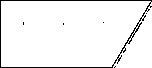
#> input picture grid_map2.pgm, 152 x 68 px
$ python test.py
#> lines starting #> are read from the running program, lines starting #| are printed output that depends on the picture; after the words box and inside, x2 and y2 are one past the last pixel; in counts of white or black regions, pixels touching at a corner belong together
import cv2
import numpy as np
import matplotlib.pyplot as plt

def find_interesting_contour(gray_map, current_pos):
    contours, hierarchy = cv2.findContours(gray_map, cv2.RETR_TREE, cv2.CHAIN_APPROX_SIMPLE)

    minContour = None
    allChildContours = []
    minArea = None

    index = 0
    for i, contour in enumerate(contours):
        if cv2.pointPolygonTest(contour, current_pos, False) >= 0:
            area = cv2.contourArea(contour)
            if minContour is None or area < minArea:
                minArea = area
                minContour = contour
                index = i

    def find_all_child_contours(contours, hierarchy, parentIdx, childContours):
        if parentIdx < 0 or parentIdx >= len(hierarchy[0]):
            return
        childIdx = hierarchy[0][parentIdx][2]
        while childIdx != -1:
            childContours.append(contours[childIdx])
            find_all_child_contours(contours, hierarchy, childIdx, childContours)
            childIdx = hierarchy[0][childIdx][0]

    find_all_child_contours(contours, hierarchy, index, allChildContours)
    selected_contours = [minContour] + allChildContours
    def merge_close_points(contour, distance_threshold):
        """
        Merge points in a contour that are closer than the specified distance threshold.
        """
        if len(contour) < 2:
            return contour

        merged_contour = []
        skip_next = False
        for i in range(len(contour)):
            if skip_next:
                skip_next = False
                continue

            if i == len(contour) - 1:
                merged_contour.append(contour[i])
            else:
                current_point = contour[i][0]
                next_point = contour[i+1][0]
                distance = np.linalg.norm(current_point - next_point)

                if distance < distance_threshold:
                    merged_point = ((current_point + next_point) / 2).astype(np.int32)
                    merged_contour.append([merged_point])
                    skip_next = True
                else:
                    merged_contour.append(contour[i])

        return np.array(merged_contour)

    # Merge close points in contours
    distance_threshold = 3
    merged_contours = [merge_close_points(cnt, distance_threshold) for cnt in selected_contours]

    # simplify the contours
    simplified_contours = []
    for cnt in merged_contours:
        epsilon = 0.02 * cv2.arcLength(cnt, True)  # Increased epsilon for more simplification
        simplified_contour = cv2.approxPolyDP(cnt, epsilon, True)
        simplified_contours.append(simplified_contour)

    return simplified_contours

# Load the image
file_path = 'grid_map2.pgm'
image = cv2.imread(file_path, cv2.IMREAD_GRAYSCALE)
#> image: shape (68, 152); values 0 (black) and 254 (white), 95.1% white; black in thin lines or dots

# convert the image to binary
ret, binary = cv2.threshold(image, 200, 255, cv2.THRESH_BINARY)
#> binary: shape (68, 152); 95.1% white; black in thin lines or dots

# errode the map
erode_width = 5
erode_height = 5
element = cv2.getStructuringElement(cv2.MORPH_RECT, (erode_width, erode_height))
inflated_map = cv2.erode(binary, element)
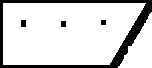
#> inflated_map: shape (68, 152); 83.5% white; 4 black regions

# Process the image and find contours
contours = find_interesting_contour(inflated_map, (100, 100))
#> in find_interesting_contour, `contours, hierarchy = cv2.findContours(gray_map, cv2.RETR_TREE, cv2.CH..`: contours = 5 contours; box (x1, y1, x2, y2) and area: (3, 3, 146, 65) 7560, (118, 12, 152, 68) 898, (20, 19, 27, 28) 46, (60, 20, 67, 28) 40, (100, 19, 107, 26) 34
#> the loop in find_interesting_contour, `for i, contour in enumerate(contours):` made 5 passes
#> after the loop in find_interesting_contour, `for i, contour in enumerate(contours):`: index = 0
#> in find_all_child_contours, `childIdx = hierarchy[0][parentIdx][2]`: childIdx = -1
#> after the loop in find_all_child_contours, `while childIdx != -1:`: childContours = []
#> in find_interesting_contour, `selected_contours = [minContour] + allChildContours`: selected_contours = 1 item
#> (the run stopped early here; a loop or call above may not have finished)
